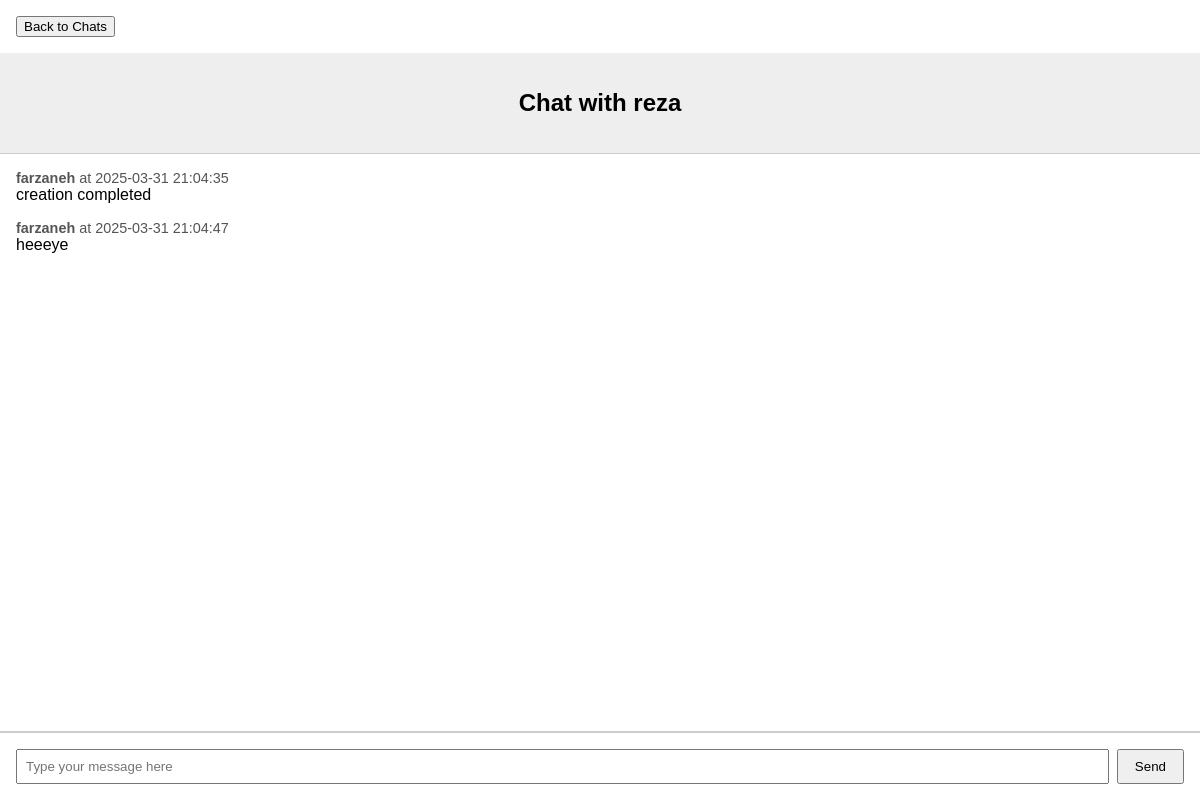
Screenshot of /chat/2 (signed in) with the database file from the repository.
### models.py (models this page shows)
class User(Base):
    __tablename__ = "users"
    id = Column(Integer, primary_key=True, index=True)
    username = Column(String, unique=True, index=True, nullable=False)
    password = Column(String, nullable=False)
    chats = relationship(
        "Chat", secondary=user_chat_association, back_populates="users"
    )

class Message(Base):
    __tablename__ = "messages"
    id = Column(Integer, primary_key=True, index=True)
    chat_id = Column(Integer, ForeignKey("chats.id"), nullable=False)
    sender_id = Column(Integer, ForeignKey("users.id"), nullable=False)
    sent_datetime = Column(DateTime)
    message_time = Column(String)
    text = Column(Text)
    chat = relationship("Chat", back_populates="messages")

### main.py (the view)
@app.get("/chat/{chat_id}")
async def chat_page(
    chat_id: str,
    request: Request,
    token: str = Depends(get_token),
    db: Session = Depends(get_db),
):
    try:
        payload = jwt.decode(token, SECRET_KEY, algorithms=[ALGORITHM])
        user_id: int = payload.get("id")
        if user_id is None:
            raise HTTPException(status_code=401, detail="Invalid token")
    except JWTError:
        raise HTTPException(status_code=401, detail="Invalid token")
    chat = db.query(Chat).filter(Chat.id == chat_id).first()
    if not chat or not any(user.id == user_id for user in chat.users):
        raise HTTPException(status_code=403, detail="Access denied to this chat")
    other_user = next((user for user in chat.users if user.id != user_id), None)
    other_user_name = other_user.username if other_user else "Unknown"
    messages_query = (
        db.query(Message)
        .filter(Message.chat_id == chat_id)
        .order_by(Message.sent_datetime.asc())
        .all()
    )
    message_data = []
    for msg in messages_query:
        sender = db.query(User).filter(User.id == msg.sender_id).first()
        message_data.append(
            {
                "sender": sender.username if sender else "Unknown",
                "sent_datetime": (
                    msg.sent_datetime.strftime("%Y-%m-%d %H:%M:%S")
                    if msg.sent_datetime
                    else ""
                ),
                "text": msg.text,
            }
        )
    return templates.TemplateResponse(
        "chat.html",
        {
            "request": request,
            "chat_id": chat_id,
            "other_user_name": other_user_name,
            "messages": message_data,
        },
    )

### templates/chat.html (shortened to what this page needs)
<!DOCTYPE html>
<html>
  <head>
  </head>
  <body>
    <div class="back-button">
      <form action="/chats" method="get">
        <button type="submit">Back to Chats</button>
      </form>
    </div>
    <div class="chat-header">
      <h2>Chat with {{ other_user_name }}</h2>
    </div>
    <div class="chat-messages">
      {% if messages %}
        {% for msg in messages %}
          <div class="message">
            <div class="meta">
              <strong>{{ msg.sender }}</strong> at {{ msg.sent_datetime }}
            </div>
            <div class="text">
              {{ msg.text }}
            </div>
          </div>
        {% endfor %}
      {% else %}
        <p>No messages yet.</p>
      {% endif %}
    </div>
    <div class="chat-input">
      <form action="/chat/{{ chat_id }}/message" method="post" style="width: 100%; display: flex;">
        <input type="text" name="message" placeholder="Type your message here" required />
        <button type="submit">Send</button>
      </form>
    </div>
  </body>
</html>

### templates/chat.html (style rules this page uses)
body { font-family: Arial, sans-serif; margin: 0; display: flex; flex-direction: column; height: 100vh; }
.chat-header { background: #eee; padding: 1rem; text-align: center; }
.chat-messages { flex: 1; overflow-y: auto; padding: 1rem; border-top: 1px solid #ccc; border-bottom: 1px solid #ccc; }
.message { margin-bottom: 1rem; }
.message .meta { font-size: 0.9em; color: #555; }
.chat-input { display: flex; padding: 1rem; border-top: 1px solid #ccc; }
.chat-input input[type="text"] { flex: 1; padding: 0.5rem; }
.chat-input button { padding: 0.5rem 1rem; margin-left: 0.5rem; }
.back-button { margin: 1rem; }

### rows the page displays
User: username "reza"
User: sender "farzaneh" "farzaneh"
Message: text "creation completed"
Message: text "heeeye"

### other values shown
{{ msg.sent_datetime }} "2025-03-31 21:04:35" "2025-03-31 21:04:47"
